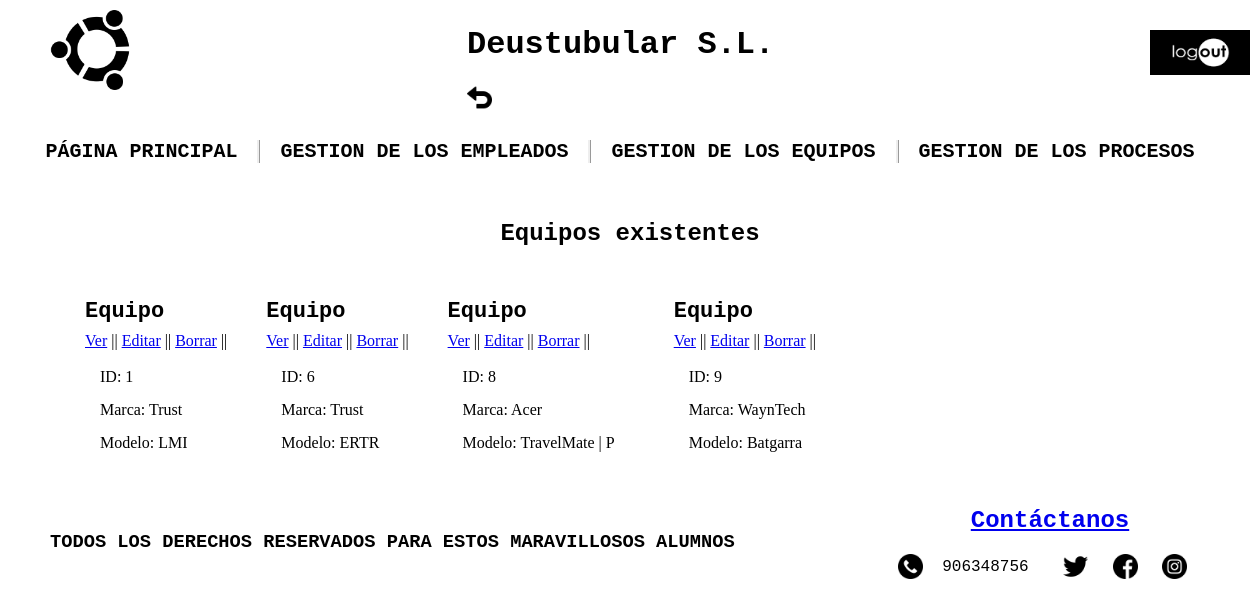
The page /appProduccion/produccion/equipos/ on the database as committed earlier.
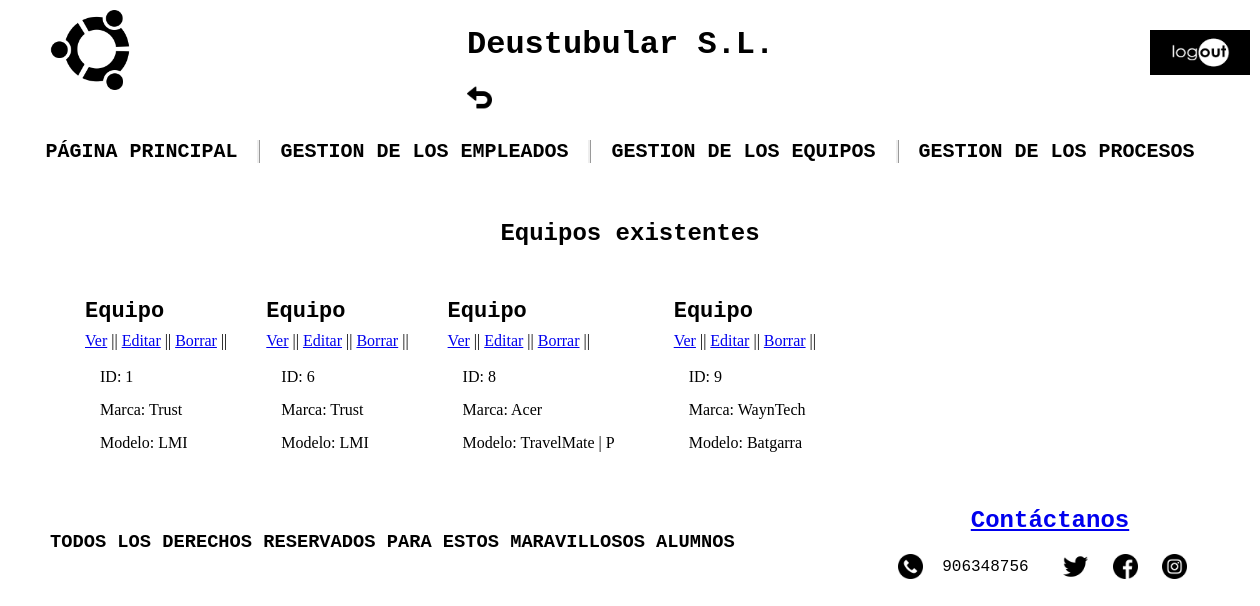
The same page on the database as committed later.
### appProduccion/models.py (models this page shows, shortened)
class Equipo(models.Model):
    modelo = models.CharField(max_length=100)
    marca = models.CharField(max_length=100)
    categoria = models.CharField(max_length=100)
    fecha_adquisicion = models.DateField(default="01/01/1990")
    fecha_instalacion = models.DateField(default="01/01/1990")

### appProduccion/views.py (the view)
# urls.py: path('produccion/equipos/', views.EquipoListView.as_view(), name='equipo_list'),
class EquipoListView(ListView):
    model = Equipo
    template_name = 'equipo_list.html'
    queryset = Equipo.objects.order_by('id')
    def get_context_data(self, **kwargs):
        context = super(EquipoListView, self).get_context_data(**kwargs)
        context['titulo_pagina'] = 'Equipos existentes'
        return context

### appProduccion/Templates/equipo_list.html (shortened to what this page needs)
{% extends "base.html" %}
{% load static %}
{% block contenido %}
<ul class="lista">
    {% for eq in equipo_list %}
    <li>
        <p class="mar-inferior p-lista">Equipo</p>
        <div class="mar-inferior">
            <a href="{% url 'equipo_detail' eq.id %}">Ver</a> ||
            <a href="{% url 'equipo_edit' eq.id %}">Editar</a> ||
            <a href="{% url 'equipo_delete' eq.id %}">Borrar</a> ||
        </div>
        <ul class="listas">
            <li>ID: {{ eq.id }}</li><br>
            <li>Marca: {{ eq.marca }}</li><br>
            <li>Modelo: {{ eq.modelo }}</li>
        </ul>
    </li>
    {% endfor %}
</ul>
{% endblock %}

### appProduccion/Templates/base.html (shortened to what this page needs)
{% load static %}
<!DOCTYPE html>
<html lang="en">
<head>
    <link rel="stylesheet" href="{% static 'css/style.css' %}">
</head>
<body>
    <header class="antifloat">
        <div class="header-izq">
            <a href="{% url 'principal' %}"><img id="Logo" src="{% static 'imagenes/logo.png' %}" alt="LOGO"></a>
        </div>
        <div class="header-der">
            <h1>Deustubular S.L.</h1>
            {% block o %}
            <a href="{% url 'principal' %}"><img id="Atras" src="{% static 'imagenes/atras.png' %}" alt="ATRÁS"></a>
            {% endblock %}
            <a href="{% url 'logout' %}"><img id="Log_out" src="{% static 'imagenes/logout.png' %}" alt="LOGOUT"></a>
        </div>
    </header>
    <nav>
        <h2 id="PP"><a href="{% url 'principal' %}" class="enlaces_internos" style="text-decoration:none;">PÁGINA PRINCIPAL</a></h2>
        <h2 id="gestion_empleados">GESTION DE LOS EMPLEADOS
        </h2>
        <h2 id="gestion_equipos">GESTION DE LOS EQUIPOS
        </h2>
        <h2 id="gestion_procesos">GESTION DE LOS PROCESOS
        </h2>
    </nav>
    <main class="antifloat">
    <h2 class="centrar">{{ titulo_pagina }}</h2>
    {% block contenido %}
    {% endblock %}
    </main>
</body>
<footer>
    <div class="footer-izq">
        <h3 class="h3_footer">TODOS LOS DERECHOS RESERVADOS PARA ESTOS MARAVILLOSOS ALUMNOS</h3>
    </div>
    <div class="footer-der">
        <div id="Contactos">
            <a href="{%  url 'novedades_create' %}"><h2>Contáctanos</h2></a>
            <img id="Telefono" src="{% static 'imagenes/telefono.png' %}" alt="TELEFONO">
            <label for="Telefono">906348756</label>
            <a href="https://twitter.com/?lang=es"><img id="Twitter" src="{% static 'imagenes/twitter.png' %}" alt="TWITTER"></a>
            <a href="https://es-es.facebook.com/"><img class="Face_ins" src="{% static 'imagenes/facebook.png' %}" alt="FACEBOOK"></a>
            <a href="https://www.instagram.com/?hl=es"><img class="Face_ins" src="{% static 'imagenes/instagram.png' %}" alt="INSTAGRAM"></a>
        </div>
    </div>
</footer>
</html>

### appProduccion/static/css/style.css (style rules this page uses)
* { background-size: 100%; box-sizing: border-box; }
body { background-image: url(../imagenes/fondo.jpg); margin: 0 auto; width: 1200px; }
nav { display: flex; font-family: 'Courier New', Courier, monospace; justify-content: center; margin-bottom:20px; }
header { border-bottom: 4px solid white; font-family: 'Courier New', Courier, monospace; width: 1200px; }
h3 { font-family: 'Courier New', Courier, monospace; }
footer { border-top: 4px solid white; font-family: 'Courier New', Courier, monospace; width: 1200px; }
h2 { font-family: 'Courier New', Courier, monospace; }
main { width: 100%; }
#PP { border-right: ridge; font-size: 20px; padding-right: 20px; }
#gestion_empleados { border-right: ridge; font-size: 20px; padding-left: 20px; padding-right: 20px; }
#gestion_equipos { border-right: ridge; box-sizing: border-box; font-size: 20px; padding-left: 20px; padding-right: 20px; }
#gestion_procesos { font-size: 20px; padding-left: 20px; padding-right: 20px; }
#Twitter { height:25px; margin-left: 25px; margin-right: 15px; vertical-align: middle; width:25px; }
#Contactos { color: black; padding-bottom: 10px; text-align: center; }
#Telefono { height:25px; margin-right: 10px; vertical-align: middle; width:25px; }
#Atras { height: 25px; margin-right: 10px; width:25px; }
#Log_out { height:45px; width:100px; position: absolute; left: 1150px; top:30px; cursor: pointer; }
#Logo { height:80px; width:80px; }
.h3_footer { font-family: 'Courier New', Courier, monospace; padding-top: 30px; }
.footer-izq { float: left; padding-left: 20px; width: 70% }
.footer-der { float: right; padding: 5px; width: 30% }
.centrar { text-align: center; }
.header-izq { float: left; padding: 10px 0px 5px 20px; width: 36% }
.header-der { float: right; padding: 5px; width: 64% }
.mar-inferior { margin-bottom: 8px; }
.listas { margin:0; padding:0; }
ul.lista li { display: inline-block; padding: 10px 20px 5px 15px; }
.p-lista { font-family: 'Courier New', Courier, monospace; font-weight: bold; font-size: 22px; }
.enlaces_internos { color:black; }
.antifloat { clear: both; content: ""; display: table; }
.Face_ins { height:25px; margin-right: 15px; vertical-align: middle; width:25px; }

Rows that differ between the two databases and show on the page:
changed Equipo id 6: modelo "ERTR" → "LMI"
